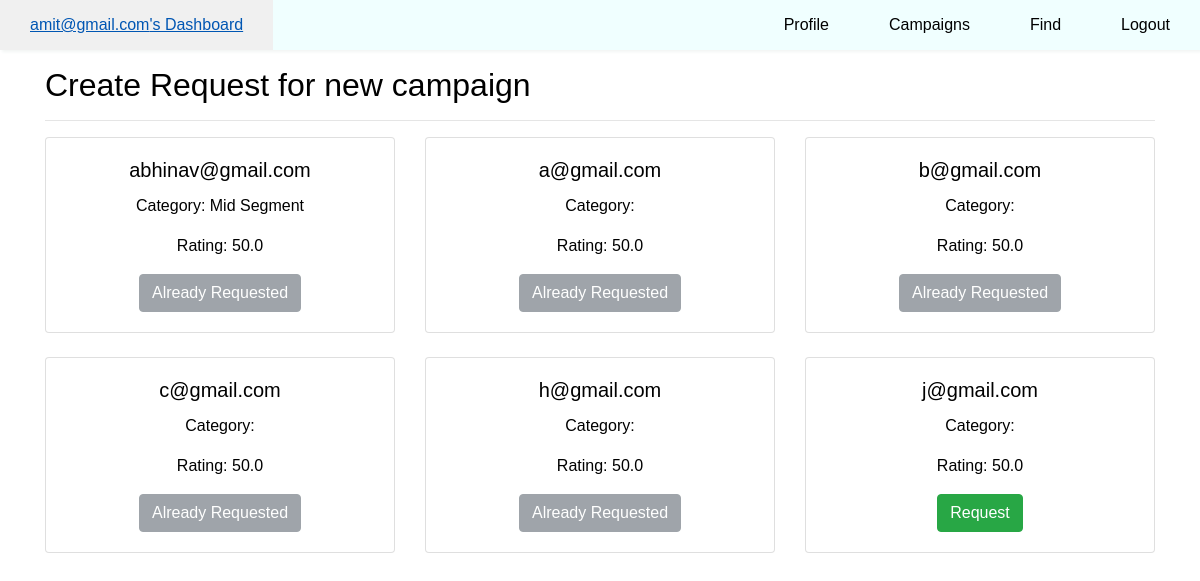
The page /createRequest/1 (signed in) on the database as committed earlier.
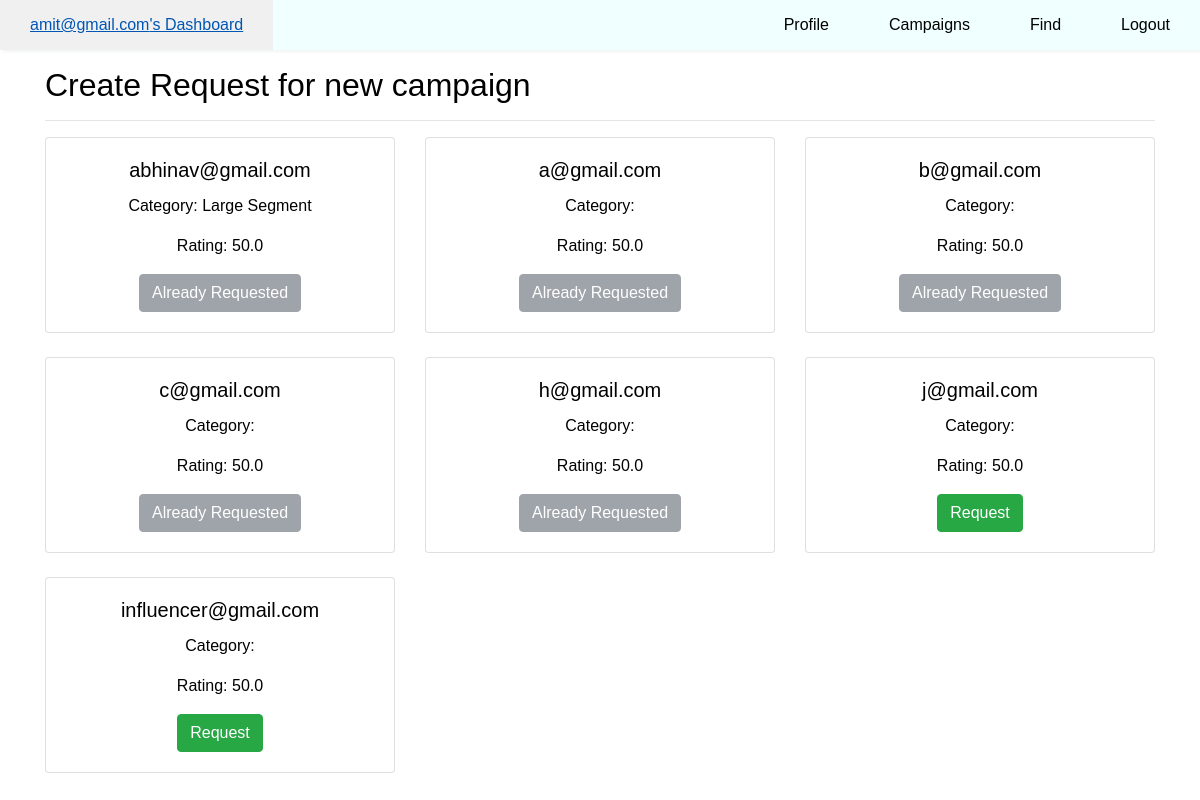
The same page on the database as committed later.
### model.py (models this page shows)
class Influencer(db.Model):
    influencer_id = db.Column(db.Integer, db.ForeignKey('user.id'),primary_key=True)
    category = db.Column(db.String, nullable=True, default = '')
    rating = db.Column(db.Float, default=50.0)
    user = db.relationship('User', back_populates='influencer')
    requests = db.relationship('Request', back_populates='influencer', cascade="all, delete-orphan")
    blacklist_requests = db.relationship('BlacklistRequest', back_populates='influencer', cascade="all, delete-orphan")

class User(db.Model):
    id = db.Column(db.Integer, primary_key = True)
    name = db.Column(db.String, unique = False, nullable = True, default=lambda: '')
    email = db.Column(db.String, unique = True, nullable = False)
    password = db.Column(db.String, nullable = False)
    isAdmin = db.Column(db.Boolean, default = False)
    isInfluencer = db.Column(db.Boolean, default = False)
    isSponsor = db.Column(db.Boolean, default = False)
    isBlacklist = db.Column(db.Boolean, default = False)
    influencer = db.relationship('Influencer', back_populates='user', cascade="all, delete-orphan", uselist=False)
    sponsor = db.relationship('Sponsor', back_populates='user', cascade="all, delete-orphan", uselist=False)

### app.py (the view, shortened to what this page needs)
@app.route('/createRequest/<int:campaign_id>', methods = ['GET','POST'])
def createRequest(campaign_id):
    if 'id' not in session:
        return redirect(url_for('login'))
    user_id = session['id']
    user = User.query.filter_by(id = user_id).first()
    if user is None or (not user.isSponsor and not user.isInfluencer):
        flash("None Type, You dont have permission here", "danger")
        return redirect(url_for('login'))
    campaign = Campaign.query.filter_by(campaign_id=campaign_id).first()
    if not campaign:
        flash("Campaign not found ", "danger")
        if user.isInfluencer:
            return redirect(url_for('findCampaigns'))
        else:
            return redirect(url_for('campaigns'))
    print(user.isInfluencer)
    if user.isInfluencer:
        existing_request = Request.query.filter_by(campaign_id=campaign_id, influencer_id=user.influencer.influencer_id).first()
        if existing_request:
            flash("You have already requested participation in this campaign.", "danger")
            return redirect(url_for('findCampaigns'))
        if request.method == 'GET':
            print('insidePost')
            new_request = Request(campaign_id=campaign_id, influencer_id=user.influencer.influencer_id, initiated_by_influencer=True,
                                    influencer_approved = True, status='Pending')
            db.session.add(new_request)
            db.session.commit()
            flash("Request to join the campaign created successfully!", "success")
            return redirect(url_for('findCampaigns'))
    elif user.isSponsor:
        available_influencers = Influencer.query.all()
        requested_influencers = [r.influencer for r in Request.query.filter_by(campaign_id=campaign_id).all()]
        return render_template('createRequest.html', campaign=campaign, influencers=available_influencers, nav_type=user, requested_influencers=requested_influencers)
    flash("Invalid action.", "danger")
    return redirect(url_for('campaigns'))

### templates/createRequest.html (shortened to what this page needs)
{% extends './layouts/layout.html' %}
{% block body %}
    {% include './components/navbar.html' %}
    {% include './components/sponsor/createRequest.html' %}
{% endblock %}

### templates/components/sponsor/createRequest.html (shortened to what this page needs)
<div class="container lg-4">
    <div class="row">
        <div class="col-12">
            <h2>Create Request for {{ campaign.title }}</h2>
            <hr>
        </div>
    </div>
    <div class="row">
        {% for influencer in influencers %}
        <div class="col-md-4 mb-4">
            <div class="card">
                <div class="card-body text-center">
                    <h5 class="card-title">{{ influencer.user.email }}</h5>
                    <p>Category: {{ influencer.category }}</p>
                    <p>Rating: {{ influencer.rating }}</p>
                    {% if influencer in requested_influencers %}
                        <button class="btn btn-secondary" disabled>Already Requested</button>
                    {% else %}
                        <form method="POST" action="{{ url_for('createRequest', campaign_id=campaign.campaign_id) }}" style="display: inline;">
                            <button type="submit" class="btn btn-success">Request</button>
                        </form>
                    {% endif %}
                </div>
            </div>
        </div>
        {% endfor %}
    </div>
</div>

Rows that differ between the two databases and show on the page:
changed Influencer "abhinav@gmail.com": category "Mid Segment" → "Large Segment"
added Influencer: user.email "influencer@gmail.com", rating "50.0"
